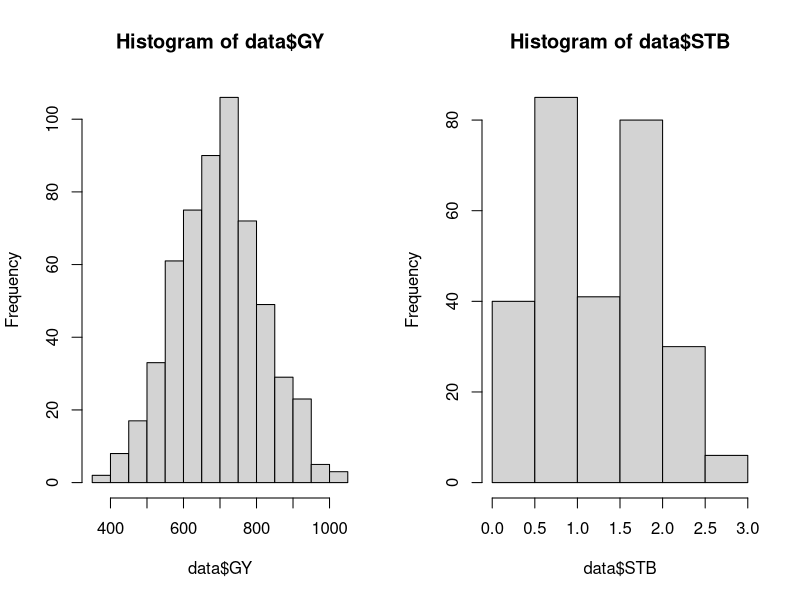
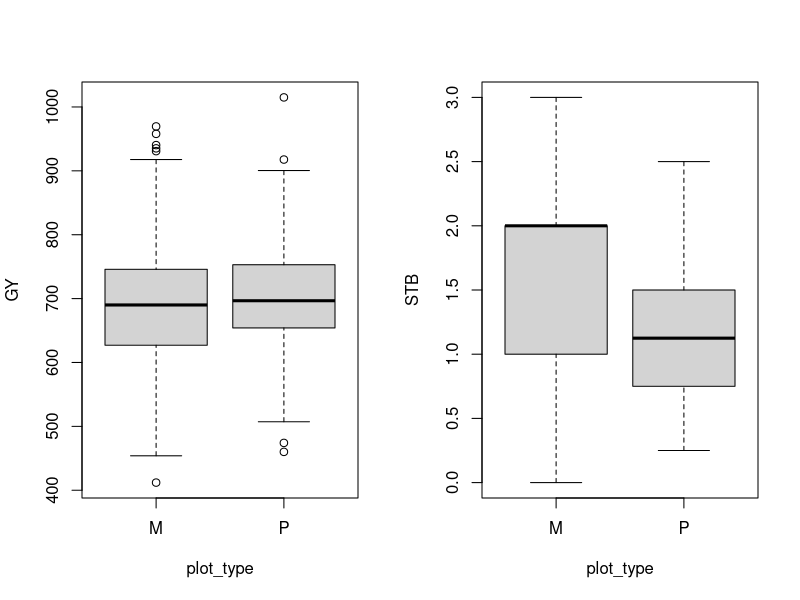
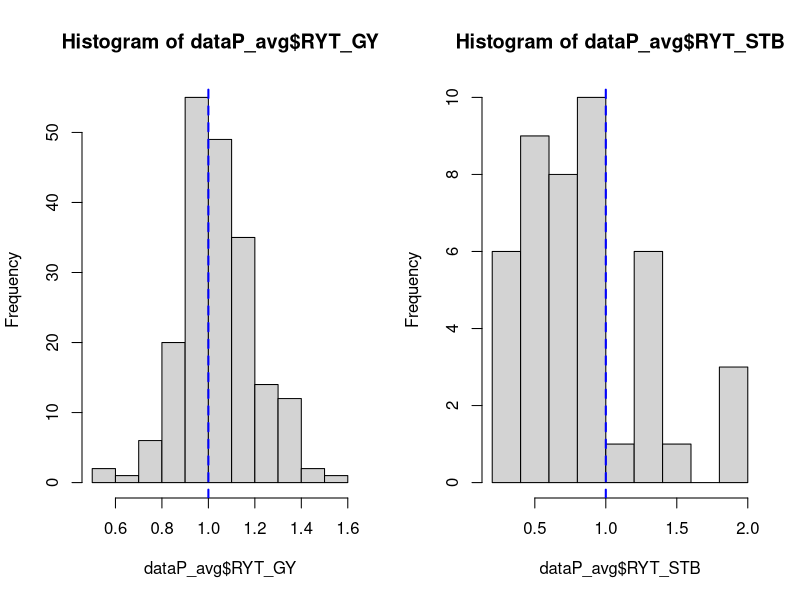
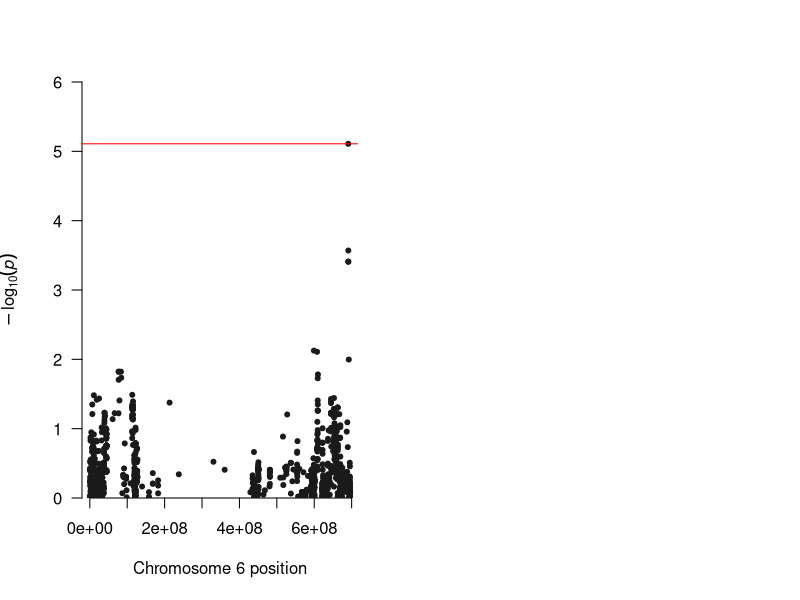
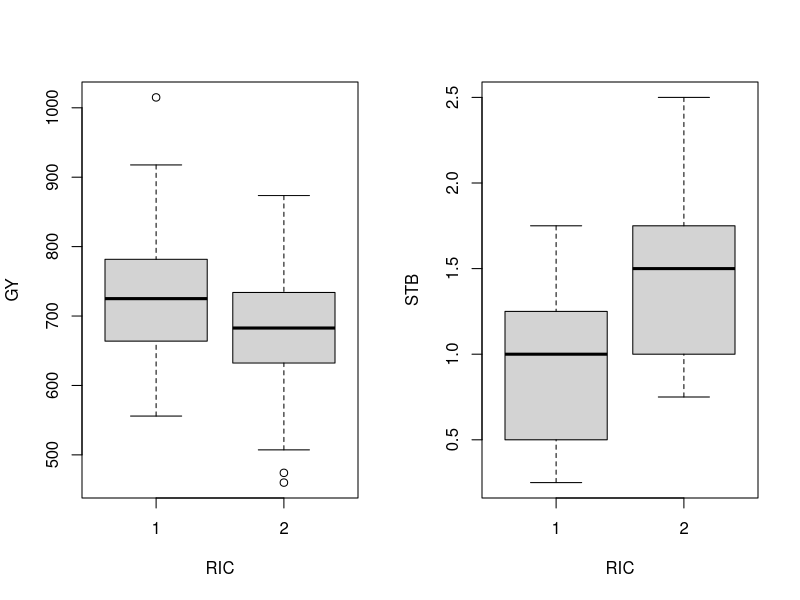

Here is the R script that generated these plots, in order:
## ---- chunk 1
knitr::opts_chunk$set(echo = FALSE, eval=FALSE)
library(qqman)
## ---- chunk 2
data <- read.csv("pheno.csv", header=T, sep=",")
str(data)
table(data$plot_type) ## Il y a bien le bon nombre de parcelles attendu
genoM <- unique(data[which(data$plot_type=="M"),"genotype1"])
genoP <- unique(c(data[which(data$plot_type=="P"),"genotype1"], data[which(data$plot_type=="P"),"genotype2"]))
length(genoM) ### 179 genotypes utilisés dans les monocultures
length(genoP) ### 156 genotypes utilisés dans les melanges
length(intersect(genoP, genoM)) ### Tous les génotypes utilisés dans les mélanges ont été observés en monoculture
setdiff(genoP, genoM) 

sum(!is.na(data$GY[data$plot_type=="M"]))
sum(!is.na(data$GY[data$plot_type=="P"]))
## Les rendements ont été mesurés sur toutes les parcelles

sum(!is.na(data$STB[data$plot_type=="M"]))
sum(!is.na(data$STB[data$plot_type=="P"]))
## La sévérité de la septoriose a été mesurée sur 166 parcelles en monoculture et 58 parcelles en mélange

par(mfrow=c(1,2))
hist(data$GY)
hist(data$STB)
## Les données semblent avoir une distribution normale, sans outliers apparents. 
## ---- chunk 3
## Séparons dans un premier temps le jeu de données entre les monocultures et les mélanges
dataM <- data[which(data$plot_type=="M"),]
dataP <- data[which(data$plot_type=="P"),]

## Calculons la productivité moyenne et la sévérité moyenne dans les mélanges (la moyenne des 2 composantes)
dataP_avg <- aggregate(cbind(GY, STB)~pair+plot_type, data=dataP, FUN = mean, na.action = "na.pass")

## Re-assemblons les monocultures et les mélanges (qui sont maintenant moyennés)
data_plot <- rbind(dataM[,c("pair","plot_type","GY","STB")], dataP_avg)

boxplot(GY~plot_type, data=data_plot)
comp_GY<- lm(GY~plot_type, data=data_plot)
anova(comp_GY)
## Il ne semble pas y avoir de différence significative de rendement entre les monocultures et les mélamges

boxplot(STB~plot_type, data=data_plot)
comp_STB <- lm(STB~plot_type, data=data_plot)
anova(comp_STB)
## Les mélanges sont significativement moins touchés par la septoriose que les monocultures
## ---- chunk 4
## Calculons l'index RYT

for (var in c("GY","STB")) { ## le calcul sera répété pour les deux variables: rendement et sévérité de la septoriose
  for(i in 1:nrow(dataP_avg)) { ## le calcul sera fait parcelle par parcelle 
    
    foc <- as.character(paste(strsplit(dataP_avg[i,"pair"],"_")[[1]][1], strsplit(dataP_avg[i,"pair"],"_")[[1]][2],sep="_")) ## identité du génotype focal
    nei <- as.character(paste(strsplit(dataP_avg[i,"pair"],"_")[[1]][3], strsplit(dataP_avg[i,"pair"],"_")[[1]][4],sep="_")) ## identité du génotype voisin
    pr <- as.character(dataP_avg[i,"pair"])  ## identité de la paire de génotypes
    
    ## On calcule les Relative Yields (RY) de chacunes des 2 composantes
    RY_foc <- dataP[which(dataP$pair==pr & dataP$genotype1==foc),var]/dataM[which(dataM$genotype1==foc),var]*0.5
    RY_nei <- dataP[which(dataP$pair==pr & dataP$genotype1==nei),var]/dataM[which(dataM$genotype1==nei),var]*0.5
    
    ## Si le RY est manquant pour une des 2 composantes, la valeur de RYT pour le mélange est "NA"
    if (length(RY_foc)==0|length(RY_nei)==0) {
      dataP_avg[i,paste("RYT",var,sep="_")] <- NA
    } else { ## Sinon le RYT est la somme des 2 RY 
      dataP_avg[i,paste("RYT",var,sep="_")] <- RY_foc + RY_nei
    } 
  }
}

par(mfrow=c(1,2))

hist(dataP_avg$RYT_GY)
abline(v=1, lty=2, lwd=2, col="blue")
hist(dataP_avg$RYT_STB)
abline(v=1, lty=2, lwd=2, col="blue")

mean(dataP_avg$RYT_GY)
t.test(dataP_avg$RYT_GY, mu=1)

mean(dataP_avg$RYT_STB, na.rm=T)
t.test(dataP_avg$RYT_STB, mu=1)

## Les mélanges sont en moyennes plus productifs que leurs composantes pures. Ils sont également beaucoup moins affectés par la septoriose 
## ---- chunk 5
### Chargement des données génotypiques
geno <- read.csv("geno.csv", header = T, sep=",")
dim(geno)
geno[1:5,1:5]
row.names(geno) <- geno$X
geno <- geno[,-1]
geno[1:5,1:5]

### Pour un locus donné la richesse allélique vaut toujours 1 dans les monocultures (1 seul génotype homozygote), et elle peut prendre les valeurs 1 ou 2 dans les mélanges binaires, selon que les deux génotypes partagent le même allèle (1) ou pas (2).

### Calcul de la matrice des richesses alléliques

RIC <- matrix(NA, nrow=nrow(dataP_avg), ncol=ncol(geno))
dimnames(RIC) <- list(dataP_avg$pair, colnames(geno))

for (i in 1:nrow(RIC)) {
  
  geno1 <- as.character(paste(strsplit(dataP_avg[i,"pair"],"_")[[1]][1], strsplit(dataP_avg[i,"pair"],"_")[[1]][2],sep="_"))
  geno2 <- as.character(paste(strsplit(dataP_avg[i,"pair"],"_")[[1]][3], strsplit(dataP_avg[i,"pair"],"_")[[1]][4],sep="_"))
  
  for (j in 1:ncol(RIC)) {
    
    SNP1 <- geno[geno1, j]
    SNP2 <- geno[geno2, j]
    
    if (SNP1 == SNP2) {
      
      RIC[i, j] <- 1
      
    } else {
      
      RIC[i, j] <- 2
      
    }
  }
}

dim(RIC)

### On teste l'effet de la richesse allélique sur les rendements à l'aide d'une ANOVA 1 facteur pour chaque locus/SNP.
scores <- data.frame(snp=colnames(RIC), p_val=rep(NA,ncol(RIC)))

for (j in 1:ncol(RIC)) {
  df <- data.frame(GY=dataP_avg$GY, geno=RIC[,j])
  mod <- lm(GY~geno, data=df)
  p <- anova(mod)$"Pr(>F)"[1]
  scores[j,"p_val"] <- p
  
}

### On transforme les p-valeurs selon la procédure de Benjamini-Hochberg pour calculer le FDR à 5%. 
qvalues <- p.adjust(scores$p_val, method="BH")
FDR_05 <- max(scores$p_val[which(qvalues<=0.05)])


### On visualise le résultat sous la forme d'un Manhattan plot
map <- read.table("pos.csv", header = T, sep=",", row.names = 1)
scores <- merge(scores, map, by="snp")
qqman::manhattan(scores, chr="chr", bp="pos", p="p_val", snp="snp", logp = T, genomewideline = -log10(FDR_05), suggestiveline = FALSE)

### On identifie le SNP significatif et on visualise son effet à l'aide de 2 boxplots (rendement et septoriose)
scores[which.min(scores$p_val),]
dataP_avg <- cbind(dataP_avg, RIC=RIC[,"cfn0881580"])

par(mfrow=c(1,2))
boxplot(GY~RIC, data=dataP_avg)
comp_GY<- lm(GY~RIC, data=dataP_avg)
anova(comp_GY)

boxplot(STB~RIC, data=dataP_avg)
comp_STB<- lm(STB~RIC, data=dataP_avg)
anova(comp_STB)
## La richesse allélique a un effet négatif sur les rendements: les parcelles bi-allèliques sont moins productives que les parcelles mono-alléliques
## La richesse allélique a un effet positif sur la sévérité de la septoriose: les parcelles bi-allèliques sont plus touchées par la maladie que les parcelles mono-alléliques


### Testons simultanément l'effet de la richesse génotypique et de la richesse allélique
data_plot <- cbind(data_plot, RIC=c(rep(1,179),RIC[,"cfn0881580"]))
mod <- lm(GY ~ RIC + plot_type, data=data_plot)
anova(mod)
summary(mod)

### L'effet de la richesse génotypique devient significatif lorsqu'on ajoute l'effet de la richesse allélique dans le modèle. 
### L'effet de la richesse génotypique est positif, mais son effet est plus faible que celui de la richesse allélique (+35.92 vs -51.97)

## CONCLUSION
### Dans cette expérience, les mélanges ont été en moyenne plus productifs et moins atteints par la septoriose que leur composantes pures, suggérant un effet positif de la richesse génotypique sur la performance agronomique. Ce résultat correspond à ce qui est classiquement reporté dans la littérature. Cependant, nous avons identifié un locus auquel la richesse allélique était associée négativement au rendement, très vraissemblablement via une sévérité accrue de la septoriose dans les parcelles bi-alléliques. Cet effet étant du même ordre de grandeur, et même lègèrement plus fort que l'effet de la richesse génotypique, il peut expliquer pourquoi l'effet de la richesse génotypique n'était pas détectable dans un modèle n'incluant pas la richesse allélique. Il explique également une partie de la variabilité de la performance relative des mélanges par rapport à leur composantes pures. 

### Ce résultat suggère que la diversité n'a pas toujours un effet positif sur la performance agronomique, et qu'il est donc important de (i) s'intéresser à la composition allélique des mélanges, (ii) identifier les locus impliqués dans des effets de diversité, (iii) guider l'assemblage des variétés sur la base de ces effets ("assemblage assisté par marqueur")
